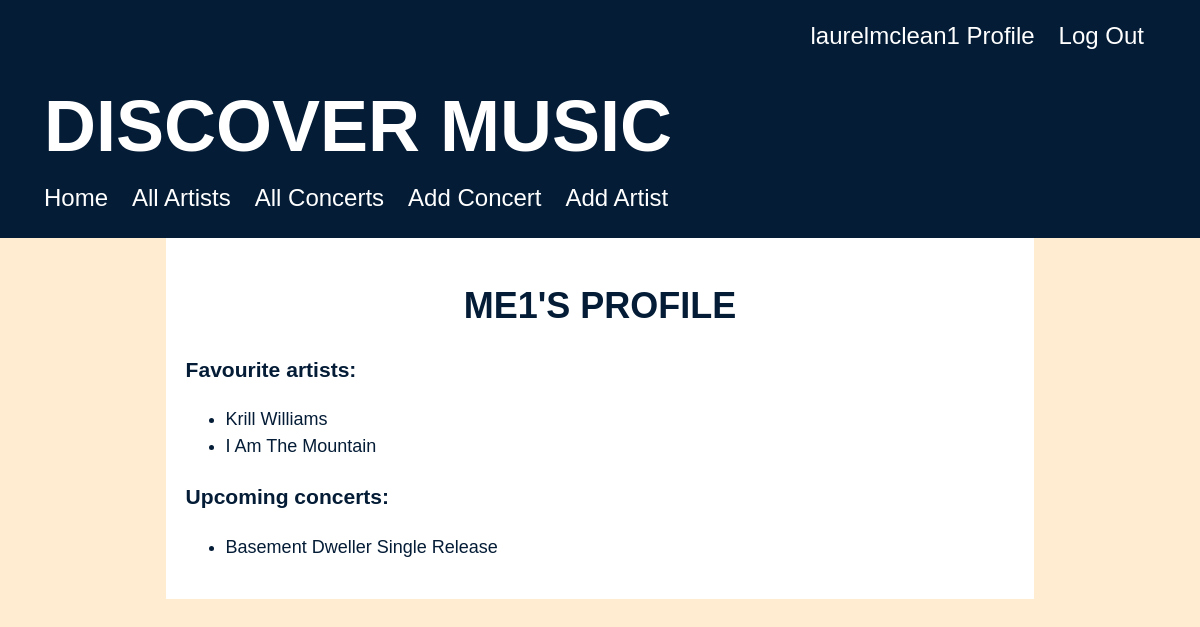
Page /profile/me1 (signed in) on the committed database.
### concert_app/models.py (models this page shows, shortened)
class User(UserMixin, db.Model):
    id = db.Column(db.Integer, primary_key=True)
    username = db.Column(db.String(80), nullable=False, unique=True)
    password = db.Column(db.String(80), nullable=False)
    attending = db.relationship(
        'Concert', secondary='user_concert', back_populates='guests_attending')
    favourites = db.relationship(
        'Artist', secondary='user_artist', back_populates='fans')

class Artist(db.Model):
    id = db.Column(db.Integer, primary_key=True)
    name = db.Column(db.String(80), nullable=False)
    hometown = db.Column(db.String(80), nullable=False)
    image = db.Column(URLType)
    genre = db.Column(db.String(80), nullable=False)
    biography = db.Column(db.String(250), nullable=False)
    upcoming_concerts = db.relationship('Concert', back_populates='artist_playing')
    fans = db.relationship(
        'User', secondary='user_artist', back_populates='favourites')

class Concert(db.Model):
    id = db.Column(db.Integer, primary_key=True)
    image = db.Column(URLType)
    name = db.Column(db.String(80), nullable=False)
    price = db.Column(db.Float(precision=2), nullable=False)
    venue = db.Column(db.String(80), nullable=False)
    address = db.Column(db.String(80), nullable=False)
    date = db.Column(db.Date)
    artist_id = db.Column(
        db.Integer, db.ForeignKey('artist.id'), nullable=False)
    artist_playing = db.relationship('Artist', back_populates='upcoming_concerts')
    guests_attending = db.relationship(
        'User', secondary='user_concert', back_populates='attending')

### concert_app/main/routes.py (the view)
@main.route('/profile/<username>')
def profile(username):
    user = User.query.filter_by(username=username).one()
    return render_template('profile.html', user=user)

### concert_app/extensions.py (called while the page is built)
@login_manager.user_loader
def load_user(user_id):
    return User.query.get(user_id)

### concert_app/templates/profile.html
{% extends 'base.html' %}
{% block content %}
<div class="profile">
<h2>
    {{ user.username }}'s profile
</h2>
<h3>Favourite artists:</h3>
{% if current_user.favourites %}
    <ul>
        {% for favourite in user.favourites %}
        <li><a href="/artist/{{ favourite.id }}">{{ favourite.name }}</a></li>
        {% endfor %}
    </ul>
{% else %}
    <p><strong>You have not favourited any artists yet! Browse the artists tab to find artists to add to your favourite list. </strong></p>
{% endif%}
<h3>Upcoming concerts:</h3>
{% if current_user.attending %}
        <ul>
            {% for concert in user.attending %}
            <li><a href="/concert/{{ concert.id }}">{{ concert.name }}</a></li>
            {% endfor %}
        </ul>
{% else %}
    <p><strong>You are not yet attending any concerts! Browse the concerts page to find upcoming concerts to attend.</strong></p>
{% endif%}
</div>
{% endblock %}

### concert_app/templates/base.html (shortened to what this page needs)
<!DOCTYPE html>
<html>
<head>
    <link rel="stylesheet" href="/static/style.css">
</head>
<body>
    <div class="header">
        <nav class="nav-profile">
            {% if current_user.is_authenticated %}
            <a href="/profile/{{current_user.username}}">{{ current_user.username }} Profile</a>
            <a href="/logout">Log Out</a>
            {% else %}
            <a href="/signup">Sign Up</a>
            <a href="/login">Log In</a>
            {% endif %}
        </nav>
        <a href="/">
            <h1>Discover Music</h1>
        </a>
        <nav class="nav-tabs">
            <a href="/">Home</a>
            <a href="/artist">All Artists</a>
            <a href="/concert">All Concerts</a>
            {% if current_user.is_authenticated %}
            <a href="/new_concert">Add Concert</a>
            <a href="/new_artist">Add Artist</a>
            {% endif %}
        </nav>
    </div>
    <div id="content">
        {% block content %}{% endblock %}
    </div>
</body>
</html>

### concert_app/static/style.css (style rules this page uses)
body { background-color: #FFECD1; font-size: 18px; font-family: Helvetica, sans-serif; line-height: 1.5; font-weight: 100; display: flex; flex-direction: column; align-items: center; }
#content { width: 70%; background-color: white; padding: 20px; color: #041c36; }
.header { width: 100%; height: 200px; padding: 20px; margin: 0; margin-top: -10px; background-color: #041c36; color: white }
h1 { color: white; text-align: left; font-family: helvetica, sans-serif; font-size: 4em; text-transform: uppercase; margin-top: 0.25em; margin-left: 0.5em; margin-bottom: 0; }
h2 { text-align: center; font-size: 2em; font-family: Helvetica, sans-serif; color: #041c36; text-transform: uppercase; line-height: 1; }
h3 { color: #041c36; }
.header a { color: white; text-decoration: none; }
.nav-tabs { display: flex; justify-content: left; margin-left: 1.5em; font-size: 24px; gap: 24px; }
.nav-profile { display: flex; justify-content: right; margin-right: 2em; font-size: 24px; gap: 24px; }
.profile a { color: #041c36; text-decoration: none; font-weight: 100; }

### rows in the picture
User: username "laurelmclean1"
User: username "ME1"
Artist: name "Krill Williams"
Artist: name "I Am The Mountain"
Concert: name "Basement Dweller Single Release"
